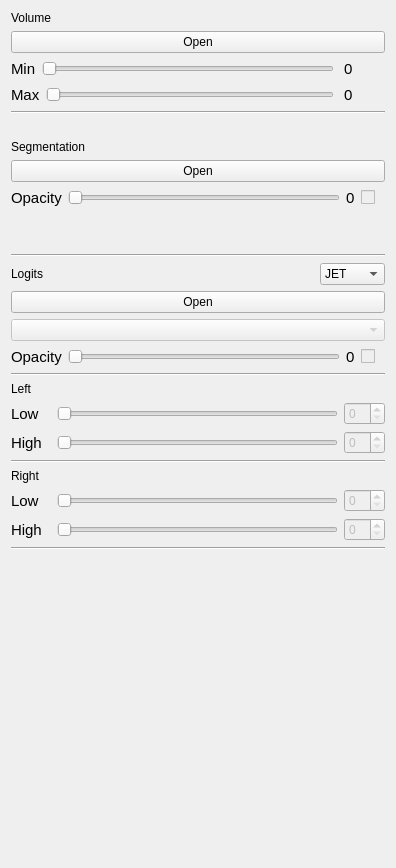
<?xml version="1.0" encoding="UTF-8"?>
<ui version="4.0">
 <class>Form</class>
 <widget class="QWidget" name="Form">
  <property name="geometry">
   <rect>
    <x>0</x>
    <y>0</y>
    <width>396</width>
    <height>868</height>
   </rect>
  </property>
  <property name="windowTitle">
   <string>Viewer</string>
  </property>
  <layout class="QVBoxLayout" name="verticalLayout">
   <item>
    <layout class="QVBoxLayout" name="verticalLayout_tool_bar" stretch="0,0,0,1">
     <item>
      <layout class="QVBoxLayout" name="verticalLayout_volume">
       <item>
        <widget class="QLabel" name="label_volume">
         <property name="text">
          <string>Volume</string>
         </property>
        </widget>
       </item>
       <item>
        <widget class="QPushButton" name="pushButton">
         <property name="text">
          <string>Open</string>
         </property>
        </widget>
       </item>
       <item>
        <layout class="QHBoxLayout" name="horizontalLayout_min" stretch="0,1,0">
         <item>
          <widget class="QLabel" name="label_min">
           <property name="font">
            <font>
             <pointsize>11</pointsize>
            </font>
           </property>
           <property name="text">
            <string>Min</string>
           </property>
          </widget>
         </item>
         <item>
          <widget class="QSlider" name="horizontalSlider_min">
           <property name="enabled">
            <bool>false</bool>
           </property>
           <property name="orientation">
            <enum>Qt::Horizontal</enum>
           </property>
          </widget>
         </item>
         <item>
          <widget class="QLabel" name="label_min_value">
           <property name="minimumSize">
            <size>
             <width>45</width>
             <height>20</height>
            </size>
           </property>
           <property name="maximumSize">
            <size>
             <width>45</width>
             <height>20</height>
            </size>
           </property>
           <property name="font">
            <font>
             <pointsize>11</pointsize>
            </font>
           </property>
           <property name="lineWidth">
            <number>1</number>
           </property>
           <property name="text">
            <string>0</string>
           </property>
           <property name="margin">
            <number>4</number>
           </property>
           <property name="indent">
            <number>4</number>
           </property>
          </widget>
         </item>
        </layout>
       </item>
       <item>
        <layout class="QHBoxLayout" name="horizontalLayout_max" stretch="0,0,0">
         <item>
          <widget class="QLabel" name="label_max">
           <property name="font">
            <font>
             <pointsize>11</pointsize>
            </font>
           </property>
           <property name="text">
            <string>Max</string>
           </property>
          </widget>
         </item>
         <item>
          <widget class="QSlider" name="horizontalSlider_max">
           <property name="enabled">
            <bool>false</bool>
           </property>
           <property name="toolTip">
            <string/>
           </property>
           <property name="orientation">
            <enum>Qt::Horizontal</enum>
           </property>
          </widget>
         </item>
         <item>
          <widget class="QLabel" name="label_max_value">
           <property name="minimumSize">
            <size>
             <width>45</width>
             <height>20</height>
            </size>
           </property>
           <property name="maximumSize">
            <size>
             <width>45</width>
             <height>20</height>
            </size>
           </property>
           <property name="font">
            <font>
             <pointsize>11</pointsize>
            </font>
           </property>
           <property name="text">
            <string>0</string>
           </property>
           <property name="margin">
            <number>4</number>
           </property>
           <property name="indent">
            <number>4</number>
           </property>
          </widget>
         </item>
        </layout>
       </item>
       <item>
        <widget class="Line" name="line">
         <property name="orientation">
          <enum>Qt::Horizontal</enum>
         </property>
        </widget>
       </item>
       <item>
        <spacer name="verticalSpacer_volume">
         <property name="orientation">
          <enum>Qt::Vertical</enum>
         </property>
         <property name="sizeHint" stdset="0">
          <size>
           <width>20</width>
           <height>20</height>
          </size>
         </property>
        </spacer>
       </item>
      </layout>
     </item>
     <item>
      <layout class="QVBoxLayout" name="verticalLayout_seg">
       <item>
        <layout class="QHBoxLayout" name="horizontalLayout_seg_check" stretch="1">
         <item>
          <widget class="QLabel" name="label_seg">
           <property name="text">
            <string>Segmentation</string>
           </property>
          </widget>
         </item>
        </layout>
       </item>
       <item>
        <widget class="QPushButton" name="pushButton_seg">
         <property name="text">
          <string>Open</string>
         </property>
        </widget>
       </item>
       <item>
        <layout class="QHBoxLayout" name="horizontalLayout_seg_opacity" stretch="0,5,0,0,0">
         <item>
          <widget class="QLabel" name="label_seg_opacity">
           <property name="font">
            <font>
             <pointsize>11</pointsize>
            </font>
           </property>
           <property name="text">
            <string>Opacity</string>
           </property>
          </widget>
         </item>
         <item>
          <widget class="QSlider" name="horizontalSlider_seg">
           <property name="enabled">
            <bool>false</bool>
           </property>
           <property name="font">
            <font>
             <pointsize>11</pointsize>
            </font>
           </property>
           <property name="maximum">
            <number>100</number>
           </property>
           <property name="singleStep">
            <number>1</number>
           </property>
           <property name="pageStep">
            <number>10</number>
           </property>
           <property name="orientation">
            <enum>Qt::Horizontal</enum>
           </property>
          </widget>
         </item>
         <item>
          <widget class="QLabel" name="label_seg_opacity_value">
           <property name="font">
            <font>
             <pointsize>11</pointsize>
            </font>
           </property>
           <property name="text">
            <string>0</string>
           </property>
          </widget>
         </item>
         <item>
          <widget class="QCheckBox" name="checkBox_seg">
           <property name="enabled">
            <bool>false</bool>
           </property>
           <property name="text">
            <string/>
           </property>
          </widget>
         </item>
         <item>
          <spacer name="horizontalSpacer">
           <property name="orientation">
            <enum>Qt::Horizontal</enum>
           </property>
           <property name="sizeHint" stdset="0">
            <size>
             <width>10</width>
             <height>20</height>
            </size>
           </property>
          </spacer>
         </item>
        </layout>
       </item>
       <item>
        <spacer name="verticalSpacer_seg">
         <property name="orientation">
          <enum>Qt::Vertical</enum>
         </property>
         <property name="sizeHint" stdset="0">
          <size>
           <width>20</width>
           <height>40</height>
          </size>
         </property>
        </spacer>
       </item>
       <item>
        <widget class="Line" name="line_2">
         <property name="orientation">
          <enum>Qt::Horizontal</enum>
         </property>
        </widget>
       </item>
      </layout>
     </item>
     <item>
      <layout class="QVBoxLayout" name="verticalLayout_logits">
       <item>
        <layout class="QHBoxLayout" name="horizontalLayout_logits_check" stretch="1,0">
         <item>
          <widget class="QLabel" name="label_logits">
           <property name="text">
            <string>Logits</string>
           </property>
          </widget>
         </item>
         <item>
          <widget class="QComboBox" name="comboBox_logits_style">
           <property name="maximumSize">
            <size>
             <width>80</width>
             <height>16777215</height>
            </size>
           </property>
           <item>
            <property name="text">
             <string>JET</string>
            </property>
           </item>
           <item>
            <property name="text">
             <string>NONE</string>
            </property>
           </item>
          </widget>
         </item>
        </layout>
       </item>
       <item>
        <widget class="QPushButton" name="pushButton_logits">
         <property name="text">
          <string>Open</string>
         </property>
        </widget>
       </item>
       <item>
        <widget class="QComboBox" name="comboBox_logits">
         <property name="enabled">
          <bool>false</bool>
         </property>
        </widget>
       </item>
       <item>
        <layout class="QHBoxLayout" name="horizontalLayout_logits_opacity" stretch="0,1,0,0,0">
         <item>
          <widget class="QLabel" name="label_logits_opacity">
           <property name="minimumSize">
            <size>
             <width>40</width>
             <height>0</height>
            </size>
           </property>
           <property name="font">
            <font>
             <pointsize>11</pointsize>
            </font>
           </property>
           <property name="text">
            <string>Opacity</string>
           </property>
          </widget>
         </item>
         <item>
          <widget class="QSlider" name="horizontalSlider_logits">
           <property name="enabled">
            <bool>false</bool>
           </property>
           <property name="orientation">
            <enum>Qt::Horizontal</enum>
           </property>
          </widget>
         </item>
         <item>
          <widget class="QLabel" name="label_logits_opacity_value">
           <property name="font">
            <font>
             <pointsize>11</pointsize>
            </font>
           </property>
           <property name="text">
            <string>0</string>
           </property>
          </widget>
         </item>
         <item>
          <widget class="QCheckBox" name="checkBox_logits">
           <property name="enabled">
            <bool>false</bool>
           </property>
           <property name="text">
            <string/>
           </property>
          </widget>
         </item>
         <item>
          <spacer name="horizontalSpacer_2">
           <property name="orientation">
            <enum>Qt::Horizontal</enum>
           </property>
           <property name="sizeHint" stdset="0">
            <size>
             <width>10</width>
             <height>20</height>
            </size>
           </property>
          </spacer>
         </item>
        </layout>
       </item>
       <item>
        <layout class="QVBoxLayout" name="verticalLayout_logits_left_threshold">
         <item>
          <widget class="Line" name="line_5">
           <property name="orientation">
            <enum>Qt::Horizontal</enum>
           </property>
          </widget>
         </item>
         <item>
          <widget class="QLabel" name="label_left_logits">
           <property name="text">
            <string>Left</string>
           </property>
          </widget>
         </item>
         <item>
          <layout class="QHBoxLayout" name="horizontalLayout_logits_left_low" stretch="0,1,0">
           <item>
            <widget class="QLabel" name="label_logits_left_low">
             <property name="minimumSize">
              <size>
               <width>40</width>
               <height>0</height>
              </size>
             </property>
             <property name="font">
              <font>
               <pointsize>11</pointsize>
              </font>
             </property>
             <property name="text">
              <string>Low</string>
             </property>
            </widget>
           </item>
           <item>
            <widget class="QSlider" name="horizontalSlider_logits_left_low">
             <property name="enabled">
              <bool>false</bool>
             </property>
             <property name="orientation">
              <enum>Qt::Horizontal</enum>
             </property>
            </widget>
           </item>
           <item>
            <widget class="QSpinBox" name="spinBox_logits_left_low_value">
             <property name="enabled">
              <bool>false</bool>
             </property>
             <property name="minimum">
              <number>0</number>
             </property>
            </widget>
           </item>
          </layout>
         </item>
         <item>
          <layout class="QHBoxLayout" name="horizontalLayout_logits_left_high" stretch="0,1,0">
           <item>
            <widget class="QLabel" name="label_logits_left_high">
             <property name="minimumSize">
              <size>
               <width>40</width>
               <height>0</height>
              </size>
             </property>
             <property name="font">
              <font>
               <pointsize>11</pointsize>
              </font>
             </property>
             <property name="text">
              <string>High</string>
             </property>
            </widget>
           </item>
           <item>
            <widget class="QSlider" name="horizontalSlider_logits_left_high">
             <property name="enabled">
              <bool>false</bool>
             </property>
             <property name="orientation">
              <enum>Qt::Horizontal</enum>
             </property>
            </widget>
           </item>
           <item>
            <widget class="QSpinBox" name="spinBox_logits_left_high_value">
             <property name="enabled">
              <bool>false</bool>
             </property>
             <property name="minimum">
              <number>0</number>
             </property>
            </widget>
           </item>
          </layout>
         </item>
        </layout>
       </item>
       <item>
        <layout class="QVBoxLayout" name="verticalLayout_logits_right_threshold">
         <item>
          <widget class="Line" name="line_4">
           <property name="orientation">
            <enum>Qt::Horizontal</enum>
           </property>
          </widget>
         </item>
         <item>
          <widget class="QLabel" name="label_right_logits">
           <property name="text">
            <string>Right</string>
           </property>
          </widget>
         </item>
         <item>
          <layout class="QHBoxLayout" name="horizontalLayout_logits_right_low" stretch="0,0,0">
           <item>
            <widget class="QLabel" name="label_logits_right_low">
             <property name="minimumSize">
              <size>
               <width>40</width>
               <height>0</height>
              </size>
             </property>
             <property name="font">
              <font>
               <pointsize>11</pointsize>
              </font>
             </property>
             <property name="text">
              <string>Low</string>
             </property>
            </widget>
           </item>
           <item>
            <widget class="QSlider" name="horizontalSlider_logits_right_low">
             <property name="enabled">
              <bool>false</bool>
             </property>
             <property name="minimum">
              <number>0</number>
             </property>
             <property name="orientation">
              <enum>Qt::Horizontal</enum>
             </property>
            </widget>
           </item>
           <item>
            <widget class="QSpinBox" name="spinBox_logits_right_low_value">
             <property name="enabled">
              <bool>false</bool>
             </property>
             <property name="minimum">
              <number>0</number>
             </property>
            </widget>
           </item>
          </layout>
         </item>
         <item>
          <layout class="QHBoxLayout" name="horizontalLayout_logits_right_high" stretch="0,1,0">
           <item>
            <widget class="QLabel" name="label_logits_right_high">
             <property name="minimumSize">
              <size>
               <width>40</width>
               <height>0</height>
              </size>
             </property>
             <property name="font">
              <font>
               <pointsize>11</pointsize>
              </font>
             </property>
             <property name="text">
              <string>High</string>
             </property>
            </widget>
           </item>
           <item>
            <widget class="QSlider" name="horizontalSlider_logits_right_high">
             <property name="enabled">
              <bool>false</bool>
             </property>
             <property name="orientation">
              <enum>Qt::Horizontal</enum>
             </property>
            </widget>
           </item>
           <item>
            <widget class="QSpinBox" name="spinBox_logits_right_high_value">
             <property name="enabled">
              <bool>false</bool>
             </property>
            </widget>
           </item>
          </layout>
         </item>
        </layout>
       </item>
       <item>
        <widget class="Line" name="line_3">
         <property name="orientation">
          <enum>Qt::Horizontal</enum>
         </property>
        </widget>
       </item>
      </layout>
     </item>
     <item>
      <layout class="QVBoxLayout" name="verticalLayout_property">
       <item>
        <widget class="QLabel" name="label_property">
         <property name="minimumSize">
          <size>
           <width>0</width>
           <height>30</height>
          </size>
         </property>
         <property name="text">
          <string/>
         </property>
        </widget>
       </item>
       <item>
        <spacer name="verticalSpacer_logits">
         <property name="orientation">
          <enum>Qt::Vertical</enum>
         </property>
         <property name="sizeHint" stdset="0">
          <size>
           <width>20</width>
           <height>40</height>
          </size>
         </property>
        </spacer>
       </item>
      </layout>
     </item>
    </layout>
   </item>
  </layout>
 </widget>
 <resources/>
 <connections>
  <connection>
   <sender>horizontalSlider_seg</sender>
   <signal>valueChanged(int)</signal>
   <receiver>label_seg_opacity_value</receiver>
   <slot>setNum(int)</slot>
   <hints>
    <hint type="sourcelabel">
     <x>151</x>
     <y>408</y>
    </hint>
    <hint type="destinationlabel">
     <x>253</x>
     <y>408</y>
    </hint>
   </hints>
  </connection>
  <connection>
   <sender>horizontalSlider_logits</sender>
   <signal>valueChanged(int)</signal>
   <receiver>label_logits_opacity_value</receiver>
   <slot>setNum(int)</slot>
   <hints>
    <hint type="sourcelabel">
     <x>151</x>
     <y>673</y>
    </hint>
    <hint type="destinationlabel">
     <x>251</x>
     <y>673</y>
    </hint>
   </hints>
  </connection>
  <connection>
   <sender>horizontalSlider_max</sender>
   <signal>valueChanged(int)</signal>
   <receiver>label_max_value</receiver>
   <slot>setNum(int)</slot>
   <hints>
    <hint type="sourcelabel">
     <x>123</x>
     <y>92</y>
    </hint>
    <hint type="destinationlabel">
     <x>235</x>
     <y>91</y>
    </hint>
   </hints>
  </connection>
  <connection>
   <sender>horizontalSlider_min</sender>
   <signal>valueChanged(int)</signal>
   <receiver>label_min_value</receiver>
   <slot>setNum(int)</slot>
   <hints>
    <hint type="sourcelabel">
     <x>122</x>
     <y>129</y>
    </hint>
    <hint type="destinationlabel">
     <x>235</x>
     <y>128</y>
    </hint>
   </hints>
  </connection>
  <connection>
   <sender>horizontalSlider_logits_left_high</sender>
   <signal>valueChanged(int)</signal>
   <receiver>spinBox_logits_left_high_value</receiver>
   <slot>setValue(int)</slot>
   <hints>
    <hint type="sourcelabel">
     <x>105</x>
     <y>762</y>
    </hint>
    <hint type="destinationlabel">
     <x>308</x>
     <y>629</y>
    </hint>
   </hints>
  </connection>
  <connection>
   <sender>horizontalSlider_logits_left_low</sender>
   <signal>valueChanged(int)</signal>
   <receiver>spinBox_logits_left_low_value</receiver>
   <slot>setValue(int)</slot>
   <hints>
    <hint type="sourcelabel">
     <x>104</x>
     <y>725</y>
    </hint>
    <hint type="destinationlabel">
     <x>308</x>
     <y>592</y>
    </hint>
   </hints>
  </connection>
  <connection>
   <sender>horizontalSlider_logits_right_low</sender>
   <signal>valueChanged(int)</signal>
   <receiver>spinBox_logits_right_low_value</receiver>
   <slot>setValue(int)</slot>
   <hints>
    <hint type="sourcelabel">
     <x>195</x>
     <y>692</y>
    </hint>
    <hint type="destinationlabel">
     <x>326</x>
     <y>692</y>
    </hint>
   </hints>
  </connection>
  <connection>
   <sender>horizontalSlider_logits_right_high</sender>
   <signal>valueChanged(int)</signal>
   <receiver>spinBox_logits_right_high_value</receiver>
   <slot>setValue(int)</slot>
   <hints>
    <hint type="sourcelabel">
     <x>195</x>
     <y>729</y>
    </hint>
    <hint type="destinationlabel">
     <x>326</x>
     <y>729</y>
    </hint>
   </hints>
  </connection>
  <connection>
   <sender>spinBox_logits_left_high_value</sender>
   <signal>valueChanged(int)</signal>
   <receiver>horizontalSlider_logits_left_high</receiver>
   <slot>setValue(int)</slot>
   <hints>
    <hint type="sourcelabel">
     <x>326</x>
     <y>629</y>
    </hint>
    <hint type="destinationlabel">
     <x>182</x>
     <y>629</y>
    </hint>
   </hints>
  </connection>
  <connection>
   <sender>spinBox_logits_left_low_value</sender>
   <signal>valueChanged(int)</signal>
   <receiver>horizontalSlider_logits_left_low</receiver>
   <slot>setValue(int)</slot>
   <hints>
    <hint type="sourcelabel">
     <x>326</x>
     <y>592</y>
    </hint>
    <hint type="destinationlabel">
     <x>182</x>
     <y>592</y>
    </hint>
   </hints>
  </connection>
  <connection>
   <sender>spinBox_logits_right_high_value</sender>
   <signal>valueChanged(int)</signal>
   <receiver>horizontalSlider_logits_right_high</receiver>
   <slot>setValue(int)</slot>
   <hints>
    <hint type="sourcelabel">
     <x>326</x>
     <y>729</y>
    </hint>
    <hint type="destinationlabel">
     <x>182</x>
     <y>729</y>
    </hint>
   </hints>
  </connection>
  <connection>
   <sender>spinBox_logits_right_low_value</sender>
   <signal>valueChanged(int)</signal>
   <receiver>horizontalSlider_logits_right_low</receiver>
   <slot>setValue(int)</slot>
   <hints>
    <hint type="sourcelabel">
     <x>326</x>
     <y>692</y>
    </hint>
    <hint type="destinationlabel">
     <x>182</x>
     <y>692</y>
    </hint>
   </hints>
  </connection>
 </connections>
</ui>
